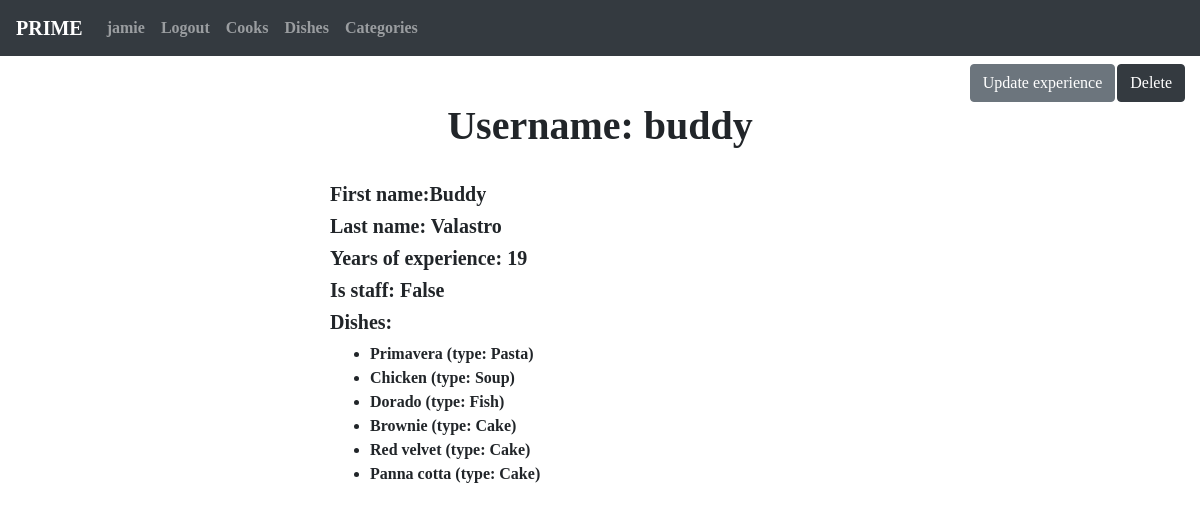
Before: /cooks/7/ (signed in) with the older database file.
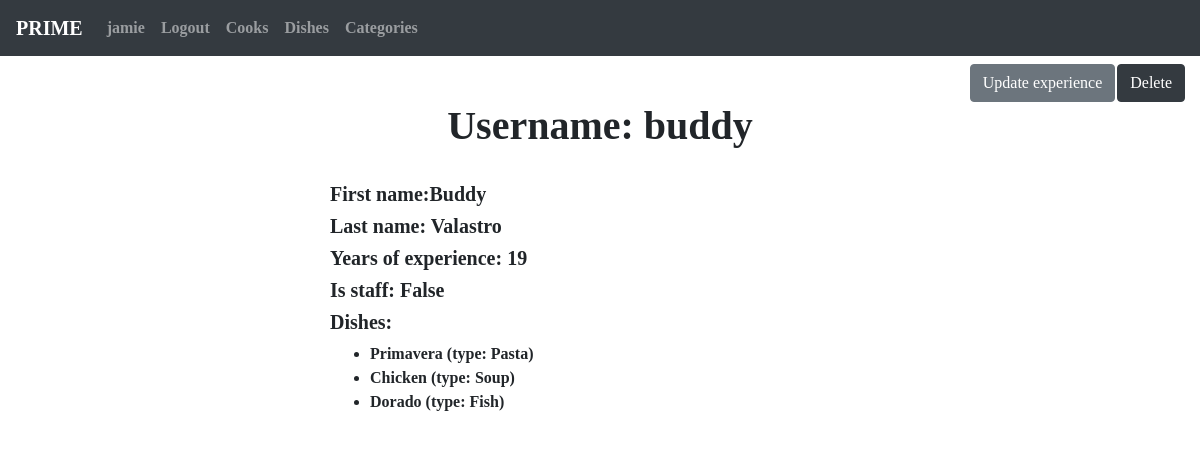
After: the same page with the newer database file.
### menu/models.py (models this page shows, shortened)
class Cook(AbstractUser):
    years_of_experience = models.IntegerField(null=True)
    def get_absolute_url(self):
        return reverse("menu:cook-detail", kwargs={"pk": self.pk})

class Dish(models.Model):
    name = models.CharField(max_length=255)
    description = models.TextField()
    price = models.DecimalField(max_digits=5, decimal_places=2)
    category = models.ForeignKey(Category, on_delete=models.CASCADE)
    cooks = models.ManyToManyField(Cook, related_name="dishes")
    class Meta:
        ordering = ["category"]

class Category(models.Model):
    name = models.CharField(max_length=255, unique=True)
    class Meta:
        verbose_name = "category"
        verbose_name_plural = "categories"

### menu/views.py (the view)
class CookDetailView(LoginRequiredMixin, generic.DetailView):
    model = Cook
    queryset = Cook.objects.all().prefetch_related("dishes__cooks")

### templates/menu/cook_detail.html (shortened to what this page needs)
{% extends "base.html" %}
{% block content %}
  <div class="d-flex flex-row-reverse">
    <div class="pl-0 pt-1">
      <button type="button" class="btn btn-dark" data-toggle="modal" data-target="#deleteCook">
        Delete
      </button>
    </div>
    <div class="pl-0 pt-1">
      <a href="{% url 'menu:cook-update' pk=cook.id %}" class="btn btn-secondary link-to-page">
        Update experience
      </a>
    </div>
  </div>
  <h1 class="text-center font-weight-bolder">
    Username: {{ cook.username }}
  </h1>
  <br>
  <div class="container">
    <div class="row">
      <div class="col-md-6 offset-md-3">
        <h5 class="font-weight-bolder">
          <strong>First name:</strong>{{ cook.first_name }}
        </h5>
        <h5 class="font-weight-bolder">
          <strong>Last name:</strong> {{ cook.last_name }}
        </h5>
        <h5 class="font-weight-bolder">
          <strong>Years of experience:</strong> {{ cook.years_of_experience }}
        </h5>
        <h5 class="font-weight-bolder">
          <strong>Is staff:</strong> {{ cook.is_staff }}
        </h5>
        <h5 class="font-weight-bolder">
          <strong>Dishes:</strong>
        </h5>
          <ul>
            {% for dish in cook.dishes.all %}
              <li>
              <a>{{ dish.name }} (type: {{ dish.category.name }})</a>
              </li>
            {% empty %}
              <h5 class="font-weight-bolder">No dishes!</h5>
            {% endfor %}
          </ul>
      </div>
    </div>
  </div>
{% endblock %}

### templates/base.html (shortened to what this page needs)
<!DOCTYPE html>
<html lang="en">
<head>
    <link rel="stylesheet"
          href="https://cdn.jsdelivr.net/npm/bootstrap@4.6.2/dist/css/bootstrap.min.css"
>
    <link rel="stylesheet" href="https://cdn.jsdelivr.net/npm/bootstrap-icons@1.10.2/font/bootstrap-icons.css">
    {% load static %}
    <link rel="stylesheet" href="{% static 'css/styles.css' %}">
</head>
<body style="font-family: 'American Typewriter'" class="font-weight-bolder">
<div class="demo-wrap">
  <div class="demo-content">
    {% block sidebar %}
      {% include "includes/sidebar.html" %}
    {% endblock %}
    <div class="container-fluid pt-1">
    <div class="row">
        <div class="col-sm-12">
            {% block content %}{% endblock %}
        </div>
    </div>
</div>
  </div>
</div>
</body>
</html>

### templates/includes/sidebar.html
<nav class="navbar navbar-expand-sm bg-dark navbar-dark">
  <a class="navbar-brand" href="{% url 'menu:index' %}">PRIME</a>
  <ul class="navbar-nav">
    {% if user.is_authenticated %}
      <li class="nav-item">
        <a class="nav-link" href="{{ user.get_absolute_url }}">
          {{ user.get_username }}
        </a>
      </li>
      <li class="nav-item">
        <a class="nav-link" href="{% url 'logout'%}?next={{request.path}}">
          Logout
        </a>
      </li>
    {% else %}
      <li class="nav-item">
        <a class="nav-link" href="{% url 'login'%}?next={{request.path}}">
          Login
        </a>
      </li>
    {% endif %}
    <li class="nav-item">
      <a class="nav-link" href="{% url 'menu:cook-list' %}">
        Cooks
      </a>
    </li>
    <li class="nav-item">
      <a class="nav-link" href="{% url 'menu:dish-list' %}">
        Dishes
      </a>
    </li>
    <li class="nav-item">
      <a class="nav-link" href="{% url 'menu:category-list' %}">
        Categories
      </a>
    </li>
  </ul>
</nav>

### templates/includes/pagination.html (shortened to what this page needs)
{% load query_transform %}

### static/css/styles.css (style rules this page uses)
.link-to-page { float: right; margin: 0 2px 0 2px; }
.demo-wrap { position: relative; }
.demo-wrap:before { content: ' '; display: block; position: absolute; left: 0; top: 0; width: 100%; height: 100%; min-height: 100vh; opacity: 0.6; background-image: url("../img/maintopic.png"); background-repeat: no-repeat; background-position: 50% 0; background-size: cover; }
.demo-content { position: relative; }

Changed rows visible on the page:
removed Dish: name "Brownie", category.name "Cake"
removed Dish: name "Red velvet", category.name "Cake"
removed Dish: name "Panna cotta", category.name "Cake"
